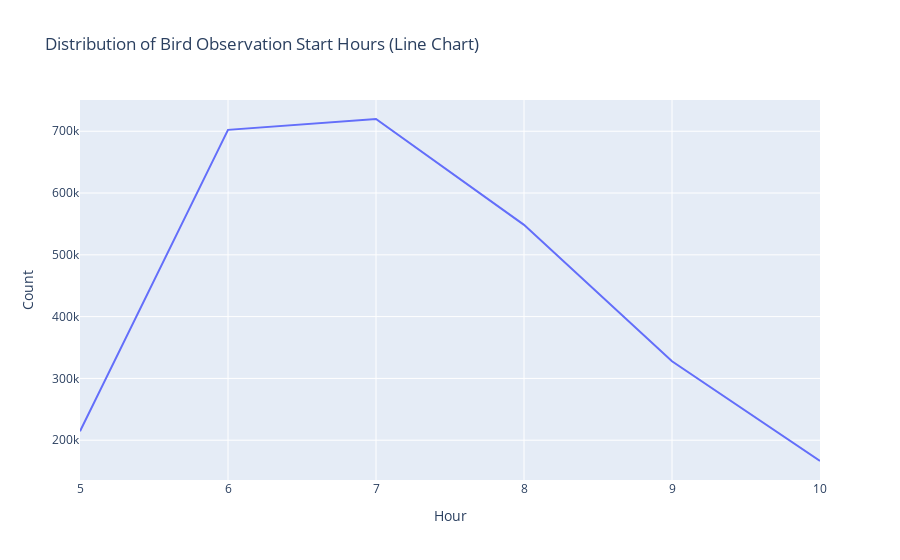

Notebook cell for this chart:
### Markdown cell above
#### Line chart visualization for the distribution of birds observation by hours

### Code cell
# Create a line chart for the distribution of start hours
fig_start_hour_line = px.line(start_hour_counts, x=start_hour_counts.index, y='count', title='Distribution of Bird Observation Start Hours (Line Chart)')
fig_start_hour_line.update_layout(xaxis_title='Hour', yaxis_title='Count')
fig_start_hour_line.show()

### Figure 1 — Plotly figure (JSON) as saved in the notebook; plotly's stock layout.template omitted (floating-point values rounded to 4 significant figures)
{"data": [{"hovertemplate": "index=%{x}<br>count=%{y}<extra></extra>", "legendgroup": "", "line": {"color": "#636efa", "dash": "solid"}, "marker": {"symbol": "circle"}, "mode": "lines", "name": "", "orientation": "v", "showlegend": false, "type": "scatter", "x": [5.0, 6.0, 7.0, 8.0, 9.0, 10.0], "xaxis": "x", "y": [214390, 702265, 719822, 548506, 327765, 166336], "yaxis": "y"}], "layout": {"legend": {"tracegroupgap": 0}, "title": {"text": "Distribution of Bird Observation Start Hours (Line Chart)"}, "xaxis": {"anchor": "y", "domain": [0, 1], "title": {"text": "Hour"}}, "yaxis": {"anchor": "x", "domain": [0, 1], "title": {"text": "Count"}}}}
